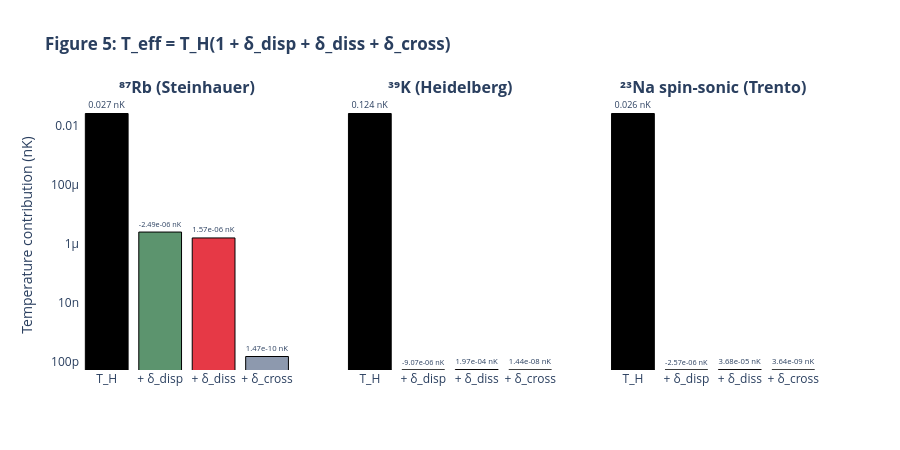

This figure's notebook cell:
### Markdown cell above
**Figure 4.** The curve is the exact formula $\delta_{\text{diss}}^{\text{spin}} = \delta_{\text{diss}}^{\text{baseline}} \times (c_{\text{density}}/c_{\text{spin}})^2$ with `delta_diss_baseline` = the un-enhanced Rb-87 value computed above. Markers show specific experimental configurations.

---

### 5.5 Temperature Decomposition

### Code cell
# ────────────────────────────────────────────────
# Figure 5: Effective temperature decomposition
# T_eff = T_H · (1 + δ_disp + δ_diss + δ_cross)
# All values from the correction computation cell.
# ────────────────────────────────────────────────
fig5 = make_subplots(
    rows=1,
    cols=len(experiments),
    subplot_titles=[f"<b>{n}</b>" for n in experiments.keys()],
    shared_yaxes=True,
)

for col, (name, p) in enumerate(experiments.items(), 1):
    T_H_nK = p["T_H"] * 1e9  # Convert to nK for readability

    components = [
        ("T_H", T_H_nK, COLORS["horizon"]),
        ("+ δ_disp", T_H_nK * p["delta_disp"], COLORS["dispersive"]),
        ("+ δ_diss", T_H_nK * p["delta_diss"], COLORS["dissipative"]),
        ("+ δ_cross", T_H_nK * p["delta_cross"], COLORS["cross"]),
    ]

    fig5.add_trace(
        go.Bar(
            x=[c[0] for c in components],
            y=[abs(c[1]) for c in components],
            marker_color=[c[2] for c in components],
            marker_line=dict(width=1, color="black"),
            text=[
                f"{c[1]:.2e} nK" if abs(c[1]) < 0.01 else f"{c[1]:.3f} nK"
                for c in components
            ],
            textposition="outside",
            textfont=dict(size=9),
            showlegend=False,
        ),
        row=1,
        col=col,
    )

fig5.update_yaxes(type="log", title_text="Temperature contribution (nK)", row=1, col=1)
fig5.update_layout(
    height=450,
    width=900,
    plot_bgcolor="white",
    title="<b>Figure 5: T_eff = T_H(1 + δ_disp + δ_diss + δ_cross)</b>",
)
fig5.show()

### Figure 1 — Plotly figure (JSON) as saved in the notebook; plotly's stock layout.template omitted (floating-point values rounded to 4 significant figures)
{"data": [{"marker": {"color": ["#000000", "#5C946E", "#E63946", "#8D99AE"], "line": {"color": "black", "width": 1}}, "showlegend": false, "text": ["0.027 nK", "-2.49e-06 nK", "1.57e-06 nK", "1.47e-10 nK"], "textfont": {"size": 9}, "textposition": "outside", "type": "bar", "x": ["T_H", "+ δ_disp", "+ δ_diss", "+ δ_cross"], "xaxis": "x", "y": [0.02663, 2.49e-06, 1.57e-06, 1.469e-10], "yaxis": "y"}, {"marker": {"color": ["#000000", "#5C946E", "#E63946", "#8D99AE"], "line": {"color": "black", "width": 1}}, "showlegend": false, "text": ["0.124 nK", "-9.07e-06 nK", "1.97e-04 nK", "1.44e-08 nK"], "textfont": {"size": 9}, "textposition": "outside", "type": "bar", "x": ["T_H", "+ δ_disp", "+ δ_diss", "+ δ_cross"], "xaxis": "x2", "y": [0.1239, 9.069e-06, 0.0001973, 1.444e-08], "yaxis": "y2"}, {"marker": {"color": ["#000000", "#5C946E", "#E63946", "#8D99AE"], "line": {"color": "black", "width": 1}}, "showlegend": false, "text": ["0.026 nK", "-2.57e-06 nK", "3.68e-05 nK", "3.64e-09 nK"], "textfont": {"size": 9}, "textposition": "outside", "type": "bar", "x": ["T_H", "+ δ_disp", "+ δ_diss", "+ δ_cross"], "xaxis": "x3", "y": [0.02602, 2.574e-06, 3.677e-05, 3.637e-09], "yaxis": "y3"}], "layout": {"annotations": [{"font": {"size": 16}, "showarrow": false, "text": "<b>⁸⁷Rb (Steinhauer)</b>", "x": 0.1444, "xanchor": "center", "xref": "paper", "y": 1, "yanchor": "bottom", "yref": "paper"}, {"font": {"size": 16}, "showarrow": false, "text": "<b>³⁹K (Heidelberg)</b>", "x": 0.5, "xanchor": "center", "xref": "paper", "y": 1, "yanchor": "bottom", "yref": "paper"}, {"font": {"size": 16}, "showarrow": false, "text": "<b>²³Na spin-sonic (Trento)</b>", "x": 0.8556, "xanchor": "center", "xref": "paper", "y": 1, "yanchor": "bottom", "yref": "paper"}], "height": 450, "plot_bgcolor": "white", "title": {"text": "<b>Figure 5: T_eff = T_H(1 + δ_disp + δ_diss + δ_cross)</b>"}, "width": 900, "xaxis": {"anchor": "y", "domain": [0, 0.2889]}, "xaxis2": {"anchor": "y2", "domain": [0.3556, 0.6444]}, "xaxis3": {"anchor": "y3", "domain": [0.7111, 1]}, "yaxis": {"anchor": "x", "domain": [0, 1], "title": {"text": "Temperature contribution (nK)"}, "type": "log"}, "yaxis2": {"anchor": "x2", "domain": [0, 1], "matches": "y", "showticklabels": false}, "yaxis3": {"anchor": "x3", "domain": [0, 1], "matches": "y", "showticklabels": false}}}
